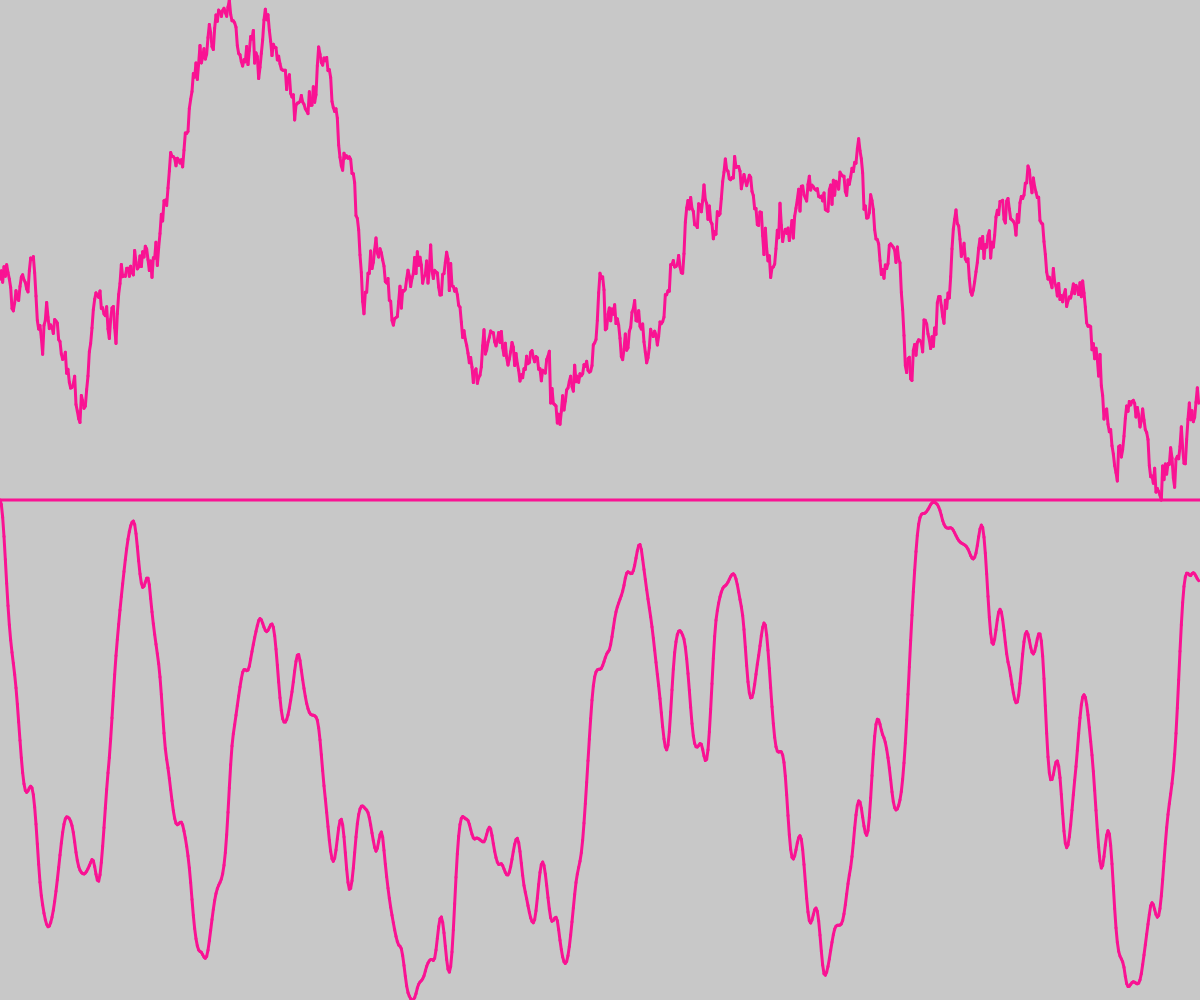
Frame 1 (no input)
Frame 60 (no input): identical to frame 1, image omitted
Frame 120 (the mouse pressed at the canvas centre since frame 60): identical to frame 1, image omitted

The p5.js sketch that drew this single still picture (run headless with seeded random() and noise() and a simulated clock; from frame 60 on, the mouse is pressed at the canvas centre):

// p5.js sketch
// ── sketch.js
let randomNormals = [];
let randomPerlins = [];
function setup() {
  createCanvas(windowWidth, windowHeight);
  var vn = 0; 
  for (var i=0; i<900; i++){ 
    randomNormals[i] = vn; 
    vn = vn + randomGaussian(0, 2);
  }
  var t=0;
  for (var i=0; i<900; i++){
    randomPerlins[i] = noise(t);
    t = t + 0.02;
  }
}
function draw() { 
  background(200)  
  var w = windowWidth / randomNormals.length;
  stroke(249,19,147)
  strokeWeight(3); 
  for (var i=0; i<randomNormals.length-1; i++){ 
    y1 = map(randomNormals[i],  
             min(randomNormals),  
             max(randomNormals),  
             0,  
             windowHeight /2); 
    y2 = map(randomNormals[i+1],  
             min(randomNormals),  
             max(randomNormals), 
             0,  
             windowHeight/2 );
    
    line(i*w,  
         windowHeight/2- y1,  
         (i+1)*w,  
         windowHeight /2- y2); 
  }  
  line(0, 
       windowHeight/2, 
       windowWidth,  
       windowHeight/2); 
  
  var w = windowWidth / randomPerlins.length;
  strokeWeight(3); 
  for (var i=0; i<randomPerlins.length-1; i++){ 
    y1 = map(randomPerlins[i], 
             min(randomPerlins),  
             max(randomPerlins),  
             0,  
             windowHeight/2 ); 
    y2 = map(randomPerlins[i+1], 
             min(randomPerlins),  
             max(randomPerlins),  
             0,  
             windowHeight/2 ); 
    line(i*w,  
         windowHeight - y1,  
         (i+1)*w,  
         windowHeight - y2); 
  }
}
